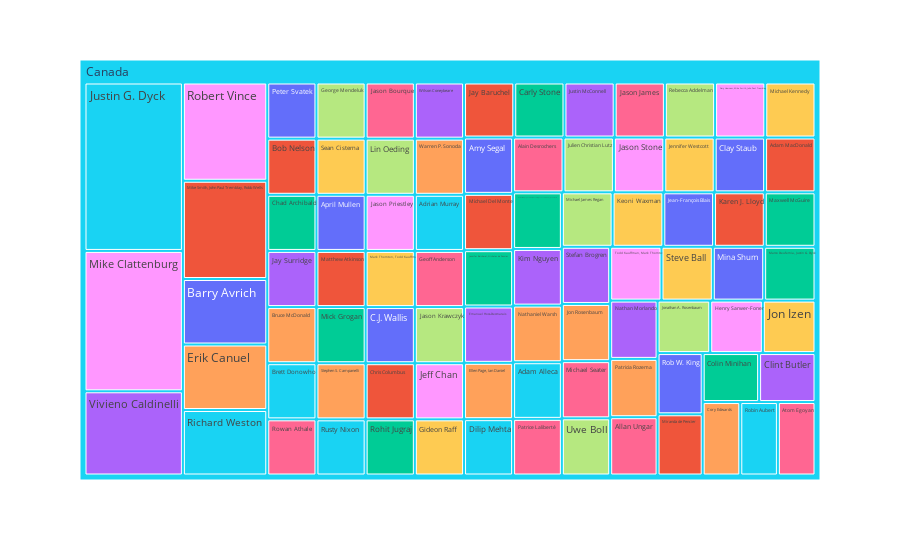

The notebook cell saved with this chart:
### Markdown cell above
# Content in Canada

### Code cell
netflix_fr=netflix_overall[netflix_overall['country']=='Canada']
nannef=netflix_fr.dropna()
import plotly.express as px
fig = px.treemap(nannef, path=['country','director'],
                  color='director', hover_data=['director','title'],color_continuous_scale='Purples')
fig.show()

### Figure 1 — Plotly figure (JSON) as saved in the notebook; plotly's stock layout.template omitted (floating-point values rounded to 4 significant figures; data arrays with more than 128 entries replaced by an {"elided": "..."} marker saying what was removed)
{"data": [{"branchvalues": "total", "customdata": {"elided": "87x3 str values"}, "domain": {"x": [0, 1], "y": [0, 1]}, "hovertemplate": "labels=%{label}<br>count=%{value}<br>parent=%{parent}<br>id=%{id}<br>director=%{customdata[2]}<br>title=%{customdata[1]}<extra></extra>", "ids": ["Canada/Peter Svatek", "Canada/Bob Nelson", "Canada/Chad Archibald", "Canada/Jay Surridge", "Canada/Bruce McDonald", "Canada/Brett Donowho", "Canada/Rowan Athale", "Canada/George Mendeluk", "Canada/Mike Clattenburg", "Canada/Sean Cisterna", "Canada/April Mullen", "Canada/Matthew Atkinson", "Canada/Mick Grogan", "Canada/Vivieno Caldinelli", "Canada/Stephen S. Campanelli", "Canada/Rusty Nixon", "Canada/Jason Bourque", "Canada/Lin Oeding", "Canada/Jason Priestley", "Canada/Mark Thornton, Todd Kauffman", "Canada/C.J. Wallis", "Canada/Chris Columbus", "Canada/Rohit Jugraj", "Canada/Wilson Coneybeare", "Canada/Warren P. Sonoda", "Canada/Adrian Murray", "Canada/Geoff Anderson", "Canada/Jason Krawczyk", "Canada/Jeff Chan", "Canada/Gideon Raff", "Canada/Barry Avrich", "Canada/Jay Baruchel", "Canada/Carly Stone", "Canada/Justin McConnell", "Canada/Erik Canuel", "Canada/Justin G. Dyck", "Canada/Jason James", "Canada/Rebecca Addelman", "Canada/Gary Howsam, Mike Smith, John Paul Tremblay, Robb Wells", "Canada/Michael Kennedy", "Canada/Amy Segal", "Canada/Michael Del Monte", "Canada/Jennifer Baichwal, Nicholas de Pencier", "Canada/Emanuel Hoss-Desmarais", "Canada/Ellen Page, Ian Daniel", "Canada/Dilip Mehta", "Canada/Alain Desrochers", "Canada/Julien Christian Lutz", "Canada/Jason Stone", "Canada/Jennifer Westcott", "Canada/Clay Staub", "Canada/Adam MacDonald", "Canada/Norm Hiscock, Gary Howsam, Mike Smith, John Paul Tremblay, Robb Wells", "Canada/Kim Nguyen", "Canada/Nathaniel Warsh", "Canada/Adam Alleca", "Canada/Patrice Laliberté", "Canada/Michael James Regan", "Canada/Robert Vince", "Canada/Keoni Waxman", "Canada/Jean-François Blais", "Canada/Karen J. Lloyd", "Canada/Maxwell McGuire", "Canada/Stefan Brogren", "Canada/Jon Rosenbaum", "Canada", "Canada/Michael Seater", "Canada/Uwe Boll", "Canada/Todd Kauffman, Mark Thornton", "Canada/Steve Ball", "Canada/Mina Shum", "Canada/Mike Smith, John Paul Tremblay, Robb Wells", "Canada/Marco Deufemia, Justin G. Dyck", "Canada/Nathan Morlando", "Canada/Patricia Rozema", "Canada/Richard Weston", "Canada/Allan Ungar", "Canada/Jonathan A. Rosenbaum", "Canada/Henry Sarwer-Foner", "Canada/Jon Izen", "Canada/Rob W. King", "Canada/Miranda de Pencier", "Canada/Colin Minihan", "Canada/Clint Butler", "Canada/Cory Edwards", "Canada/Robin Aubert", "Canada/Atom Egoyan"], "labels": ["Peter Svatek", "Bob Nelson", "Chad Archibald", "Jay Surridge", "Bruce McDonald", "Brett Donowho", "Rowan Athale", "George Mendeluk", "Mike Clattenburg", "Sean Cisterna", "April Mullen", "Matthew Atkinson", "Mick Grogan", "Vivieno Caldinelli", "Stephen S. Campanelli", "Rusty Nixon", "Jason Bourque", "Lin Oeding", "Jason Priestley", "Mark Thornton, Todd Kauffman", "C.J. Wallis", "Chris Columbus", "Rohit Jugraj", "Wilson Coneybeare", "Warren P. Sonoda", "Adrian Murray", "Geoff Anderson", "Jason Krawczyk", "Jeff Chan", "Gideon Raff", "Barry Avrich", "Jay Baruchel", "Carly Stone", "Justin McConnell", "Erik Canuel", "Justin G. Dyck", "Jason James", "Rebecca Addelman", "Gary Howsam, Mike Smith, John Paul Tremblay, Robb Wells", "Michael Kennedy", "Amy Segal", "Michael Del Monte", "Jennifer Baichwal, Nicholas de Pencier", "Emanuel Hoss-Desmarais", "Ellen Page, Ian Daniel", "Dilip Mehta", "Alain Desrochers", "Julien Christian Lutz", "Jason Stone", "Jennifer Westcott", "Clay Staub", "Adam MacDonald", "Norm Hiscock, Gary Howsam, Mike Smith, John Paul Tremblay, Robb Wells", "Kim Nguyen", "Nathaniel Warsh", "Adam Alleca", "Patrice Laliberté", "Michael James Regan", "Robert Vince", "Keoni Waxman", "Jean-François Blais", "Karen J. Lloyd", "Maxwell McGuire", "Stefan Brogren", "Jon Rosenbaum", "Canada", "Michael Seater", "Uwe Boll", "Todd Kauffman, Mark Thornton", "Steve Ball", "Mina Shum", "Mike Smith, John Paul Tremblay, Robb Wells", "Marco Deufemia, Justin G. Dyck", "Nathan Morlando", "Patricia Rozema", "Richard Weston", "Allan Ungar", "Jonathan A. Rosenbaum", "Henry Sarwer-Foner", "Jon Izen", "Rob W. King", "Miranda de Pencier", "Colin Minihan", "Clint Butler", "Cory Edwards", "Robin Aubert", "Atom Egoyan"], "marker": {"colors": ["#636efa", "#EF553B", "#00cc96", "#ab63fa", "#FFA15A", "#19d3f3", "#FF6692", "#B6E880", "#FF97FF", "#FECB52", "#636efa", "#EF553B", "#00cc96", "#ab63fa", "#FFA15A", "#19d3f3", "#FF6692", "#B6E880", "#FF97FF", "#FECB52", "#636efa", "#EF553B", "#00cc96", "#ab63fa", "#FFA15A", "#19d3f3", "#FF6692", "#B6E880", "#FF97FF", "#FECB52", "#636efa", "#EF553B", "#00cc96", "#ab63fa", "#FFA15A", "#19d3f3", "#FF6692", "#B6E880", "#FF97FF", "#FECB52", "#636efa", "#EF553B", "#00cc96", "#ab63fa", "#FFA15A", "#19d3f3", "#FF6692", "#B6E880", "#FF97FF", "#FECB52", "#636efa", "#EF553B", "#00cc96", "#ab63fa", "#FFA15A", "#19d3f3", "#FF6692", "#B6E880", "#FF97FF", "#FECB52", "#636efa", "#EF553B", "#00cc96", "#ab63fa", "#FFA15A", "#19d3f3", "#FF6692", "#B6E880", "#FF97FF", "#FECB52", "#636efa", "#EF553B", "#00cc96", "#ab63fa", "#FFA15A", "#19d3f3", "#FF6692", "#B6E880", "#FF97FF", "#FECB52", "#636efa", "#EF553B", "#00cc96", "#ab63fa", "#FFA15A", "#19d3f3", "#FF6692"]}, "name": "", "parents": ["Canada", "Canada", "Canada", "Canada", "Canada", "Canada", "Canada", "Canada", "Canada", "Canada", "Canada", "Canada", "Canada", "Canada", "Canada", "Canada", "Canada", "Canada", "Canada", "Canada", "Canada", "Canada", "Canada", "Canada", "Canada", "Canada", "Canada", "Canada", "Canada", "Canada", "Canada", "Canada", "Canada", "Canada", "Canada", "Canada", "Canada", "Canada", "Canada", "Canada", "Canada", "Canada", "Canada", "Canada", "Canada", "Canada", "Canada", "Canada", "Canada", "Canada", "Canada", "Canada", "Canada", "Canada", "Canada", "Canada", "Canada", "Canada", "Canada", "Canada", "Canada", "Canada", "Canada", "Canada", "Canada", "", "Canada", "Canada", "Canada", "Canada", "Canada", "Canada", "Canada", "Canada", "Canada", "Canada", "Canada", "Canada", "Canada", "Canada", "Canada", "Canada", "Canada", "Canada", "Canada", "Canada", "Canada"], "type": "treemap", "values": [1, 1, 1, 1, 1, 1, 1, 1, 5, 1, 1, 1, 1, 3, 1, 1, 1, 1, 1, 1, 1, 1, 1, 1, 1, 1, 1, 1, 1, 1, 2, 1, 1, 1, 2, 6, 1, 1, 1, 1, 1, 1, 1, 1, 1, 1, 1, 1, 1, 1, 1, 1, 1, 1, 1, 1, 1, 1, 3, 1, 1, 1, 1, 1, 1, 104, 1, 1, 1, 1, 1, 3, 1, 1, 1, 2, 1, 1, 1, 1, 1, 1, 1, 1, 1, 1, 1]}], "layout": {"legend": {"tracegroupgap": 0}, "margin": {"t": 60}}}
